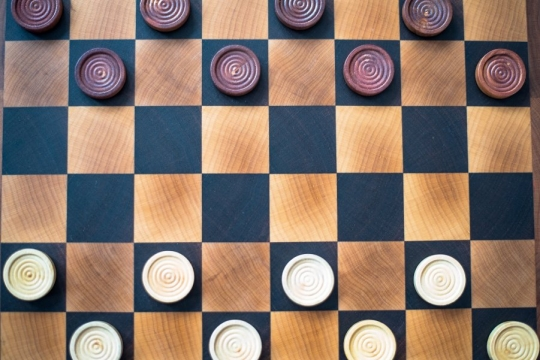
//> input picture src/classes/exercises04/a5_find_contours/damas.jpg, 540 x 360 px
$ ./main   (built with g++ and OpenCV 4)
//> lines starting //> are read from the running program, lines starting //| are printed output that depends on the picture; after the words box and inside, x2 and y2 are one past the last pixel; in counts of white or black regions, pixels touching at a corner belong together
#include "opencv2/highgui/highgui.hpp"
#include "opencv2/imgproc/imgproc.hpp"
#include <iostream>
#include <math.h>
#include <stdio.h>
#include <stdlib.h>

using namespace cv;
using namespace std;

#define _USE_MATH_DEFINES

int thresh = 100;
RNG rng(12345);
Mat src_gray;

/// Function header
void thresh_callback(int, void* );
bool verify_contours(const vector<Point>& list);
double calculate_slope(const Point& p1, const Point& p2);
long double calculate_distance(const Point& p1, const Point& p2);

int main(int argc, char** argv) {

    Mat src;
    /// Load source image and convert it to gray
    src = imread("damas.jpg", 1 );
//> src is the input picture: 360 rows x 540 cols, CV_8UC3; mean B, G, R 108.6, 120.3, 139.8

    /// Convert image to gray and blur it
    cvtColor( src, src_gray, CV_BGR2GRAY );
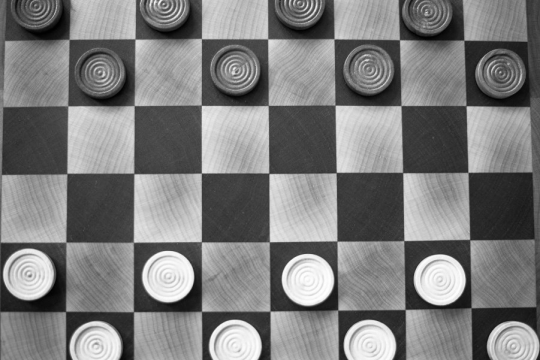
//> src_gray: 360 rows x 540 cols, CV_8UC1; min 0, max 254, mean 124.8
    blur( src_gray, src_gray, Size(3,3) );

    /// Create Window
    namedWindow("Source", CV_WINDOW_AUTOSIZE );
    imshow("Source", src );

    createTrackbar("Canny thresh:", "Source", &thresh, 255, thresh_callback );
    thresh_callback( 0, 0 );

    waitKey(0);
    return 0;
}

void thresh_callback(int, void* )
{
    Mat canny_output;
    vector<vector<Point> > contours;
    vector<Vec4i> hierarchy;

    /// Detect edges using canny
    Canny( src_gray, canny_output, thresh, thresh*2, 3 );
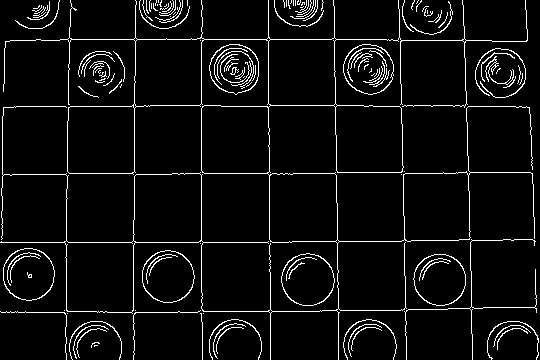
//> canny_output: 360 rows x 540 cols, CV_8UC1; 5.5% white in thin lines or dots
    /// Find contours
    findContours( canny_output, contours, hierarchy, CV_RETR_TREE, CHAIN_APPROX_SIMPLE, Point(0, 0) );
//> contours = 166 contours, 135 with area under 20; largest, box (x1, y1, x2, y2) and area: (0, 0, 535, 360) 40522, (64, 240, 136, 313) 4664, (269, 173, 338, 243) 4594, (133, 173, 202, 243) 4592, (201, 105, 270, 174) 4535
    cout << "H: " << hierarchy.size() << ", C: " << contours.size() << endl;
//| H: 166, C: 166
    for (int i = 0; i < hierarchy.size(); i++) {

    }
    /// Draw contours
    Mat drawing = Mat::zeros( canny_output.size(), CV_8UC3 );
    Mat drawing_final = Mat::zeros( canny_output.size(), CV_8UC3 );
    int stats = 0;
    for( int i = 0; i< contours.size(); i++ ) {
        Scalar color = Scalar( rng.uniform(0, 255), rng.uniform(0,255), rng.uniform(0,255) );
        drawContours(drawing, contours, i, color, 2, 8, hierarchy, 0, Point() );
        // [4 lines of commented-out code are left out]
    }
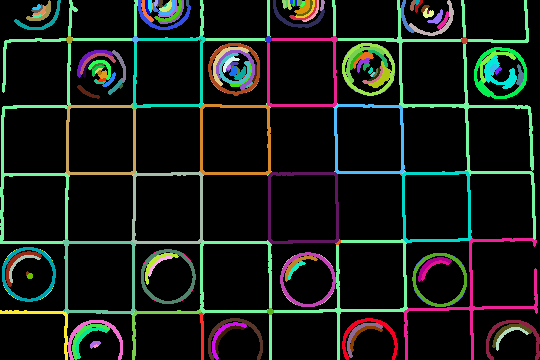
//> drawing: 360 rows x 540 cols, CV_8UC3; mean B, G, R 22.7, 27.3, 21.7

    // [32 lines of commented-out code are left out]

    for (int i = 0; i < contours.size(); i++) {
        for (int j = 1; j < contours[i].size() - 1; j++) {
            double slope = abs(calculate_slope(contours[i][j-1], contours[i][j]) -
                               calculate_slope(contours[i][j], contours[i][j+1]));
            long double distance = calculate_distance(contours[i][j-1], contours[i][j+1]);
            if (slope < 25 && distance >= 5) {
                drawing_final.at<Vec3b>(Point(contours[i][j].x, contours[i][j].y)) = Vec3b(0, 0, 255);
                line(drawing_final, contours[i][j-1], contours[i][j], Scalar(0, 255, 0), 1, 8);
                line(drawing_final, contours[i][j], contours[i][j+1], Scalar(0, 255, 0), 1, 8);
            }
        }
    }
    cout << "Found " << stats << " matches out of " << contours.size() << " contours" << endl;
//| Found 0 matches out of 166 contours
    /// Show in a window
    namedWindow( "Contours", CV_WINDOW_AUTOSIZE );
    imshow( "Contours", drawing );
    namedWindow( "Contours Final", CV_WINDOW_AUTOSIZE );
    imshow( "Contours Final", drawing_final);
    namedWindow( "canny_output Final", CV_WINDOW_AUTOSIZE );
    imshow( "canny_output Final", canny_output);
}

long double calculate_distance(const Point& p1, const Point& p2)
{
    double x = p1.x - p2.x; //calculating number to square in next step
    double y = p1.y - p2.y;
    return sqrt(pow(x, 2) + pow(y, 2));
}

bool verify_contours(const vector<Point> &list) {
    if (list.size() == 1) return false;
    // Verifying lines first
    // http://math.stackexchange.com/questions/701862/how-to-find-if-the-points-fall-in-a-straight-line-or-not
    // (x2 − x1) * (y3 − y1) − (y2 − y1) * (x3 − x1) = 0
    bool is_line = true;
    double slope1, slope2;
    unsigned long&& last = list.size() - 1;
    for (int i = 1; i < list.size(); i++) {
        try {
            slope1 = calculate_slope(list[0], list[i]);
            slope2 = calculate_slope(list[i], list[last]);
        } catch (Exception&) {
            continue;
        }

        if (abs(slope1 - slope2) > 1)
            is_line = false;
        else {
            cout << "S1: " << slope1 << ", S2: " << slope2 << endl;
        }
    }
    if (is_line)
        return true;

    bool is_circle = true;
    for (int i = 0; i < list.size(); i++) {
        is_circle = false;
    }
    return false;
}

double calculate_slope(const Point& p1, const Point& p2) {
    int diff_x = p2.x - p1.x;
    int diff_y = p2.y - p1.y;
    if (diff_x == 0) return 0;
    return atan(diff_y / diff_x) * 180 / M_PI;
}
